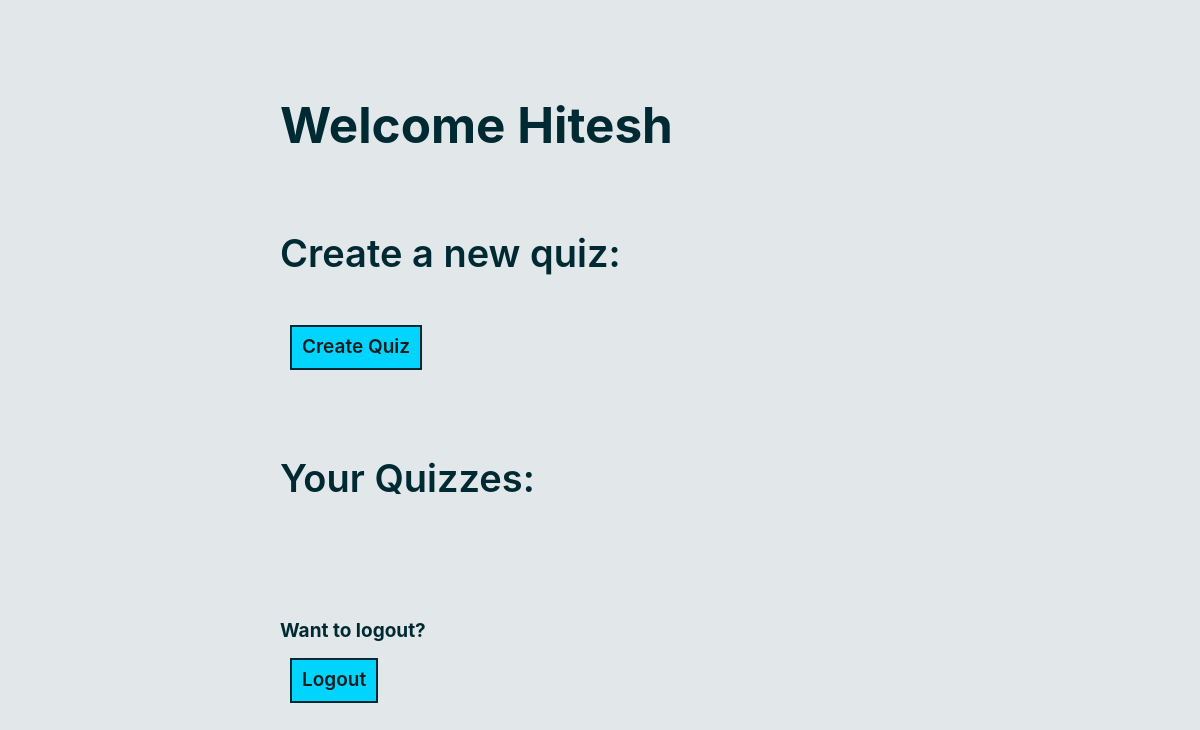
Page /admin_dashboard (signed in) on the earlier database version.
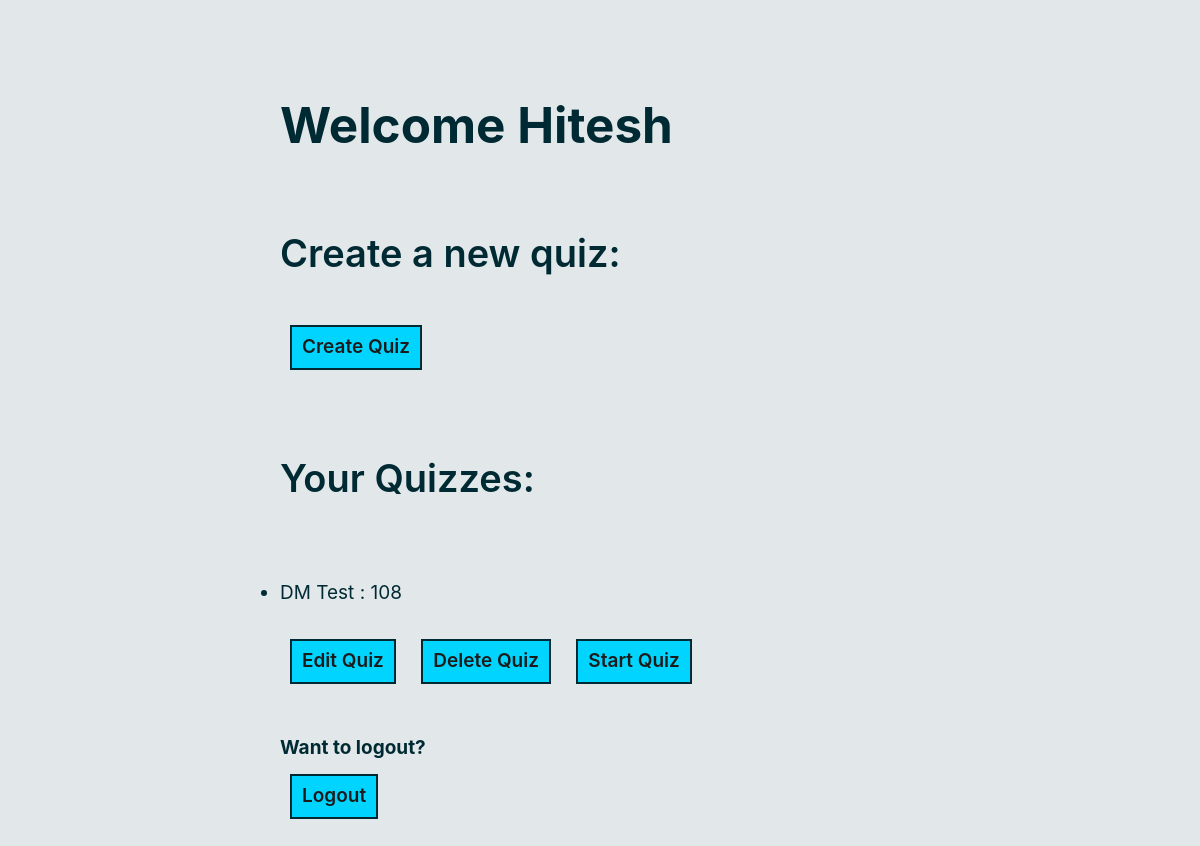
Same page on the later database version.
### tables this page shows
CREATE TABLE Quizzes(
    quiz_id INTEGER PRIMARY KEY NOT NULL,
    quiz_name TEXT NOT NULL,
    admin_id INTEGER,
    start_time TIMESTAMP,
    appr_num INTEGER,
    FOREIGN KEY (admin_id) REFERENCES Admins (admin_id) ON DELETE CASCADE
);

### quiz_app/interface.py (the view)
@bp.route('/admin_dashboard', methods=('GET', 'POST'))
@admin_login_required
def admin_dashboard():
    Quizzes = get_db().execute(
        'SELECT * FROM Quizzes WHERE admin_id = ?', (g.admin['admin_id'],)
    ).fetchall()
    return render_template('admin_dashboard.html', Quizzes=Quizzes)

### quiz_app/auth.py (called while the page is built)
@bp.before_app_request
def load_logged_in_user():
    user_id = session.get('user_id')
    admin_id = session.get('admin_id')
    if admin_id is None:
        g.admin = None
    else:
        g.admin = get_db().execute(
            'SELECT * FROM Admins WHERE admin_id = ?', (admin_id,)
        ).fetchone()
    if user_id is None:
        g.user = None
    else:
        g.user = get_db().execute(
            'SELECT * FROM Users WHERE id = ?', (user_id,)
        ).fetchone()

def admin_login_required(view):
    @functools.wraps(view)
    def wrapped_view(**kwargs):
        if g.admin is None:
            return redirect(url_for('auth.login_admin'))
        return view(**kwargs)
    return wrapped_view

### quiz_app/db.py (called while the page is built)
def get_db():
    if 'db' not in g:
        g.db = sqlite3.connect(
            current_app.config['DATABASE'],
            detect_types=sqlite3.PARSE_DECLTYPES
        )
        g.db.row_factory = sqlite3.Row
    return g.db

### templates/admin_dashboard.html (shortened to what this page needs)
{% extends 'base.html' %}
    {% block content %}
    <h1>Welcome {{g.admin['username']}}</h1>
    <h2>Create a new quiz:</h2>
    <a href="{{url_for('quiz.create')}}" type="button" class="btn btn-outline-success">Create Quiz</a>
    <h2>Your Quizzes:</h2>
    <div class="your_quizzes">
        <ul>
            {% for quiz in Quizzes %}
                {% if quiz['admin_id'] == g.admin['admin_id'] %}
                    <li>{{quiz['quiz_name']}} : {{quiz['quiz_id']}}</li>
                    <a href="{{url_for('quiz.add_questions',quiz_id=quiz['quiz_id'])}}" type="button" class="btn btn-outline-success">Edit Quiz</a>
                    <a href="{{url_for('quiz.delete_quiz',quiz_id=quiz['quiz_id'])}}" type="button" class="btn btn-outline-danger">Delete Quiz</a>
                    <a href="{{url_for('approve.appr_num',quiz_id=quiz['quiz_id'])}}" type="button" class="btn btn-outline-primary">Start Quiz</a>
                {% endif %}
            {% endfor %}
        </ul>
    </div>
    <h4>Want to logout?</h4>
    <a href="{{url_for('auth.logout')}}" type="button" class="btn btn-outline-danger" style="bottom: 20px;">Logout</a>
    {% endblock %}

Differences in the rows shown:
added Quizzes: quiz_name "DM Test", quiz_id "108"
